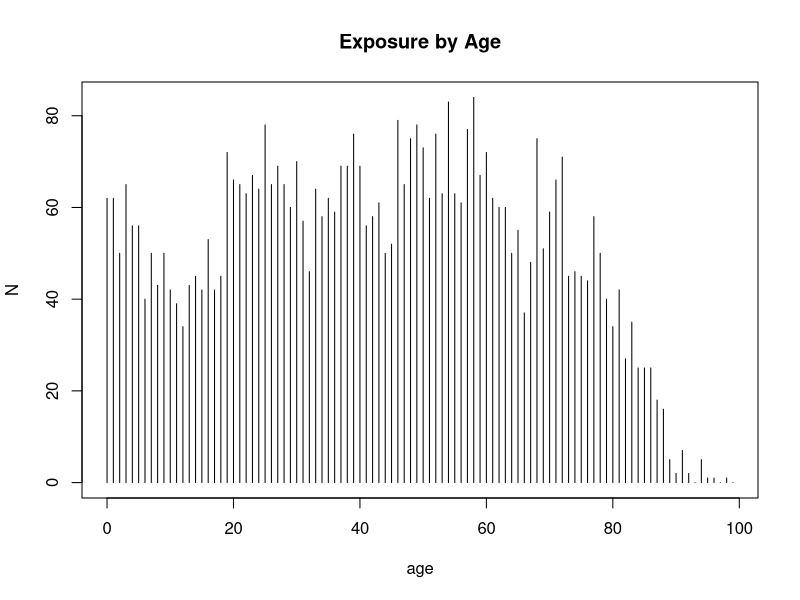
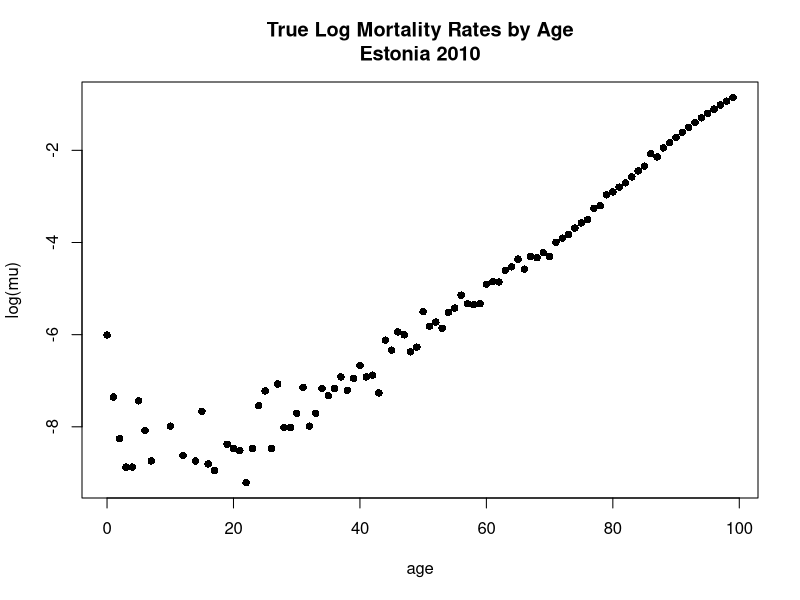
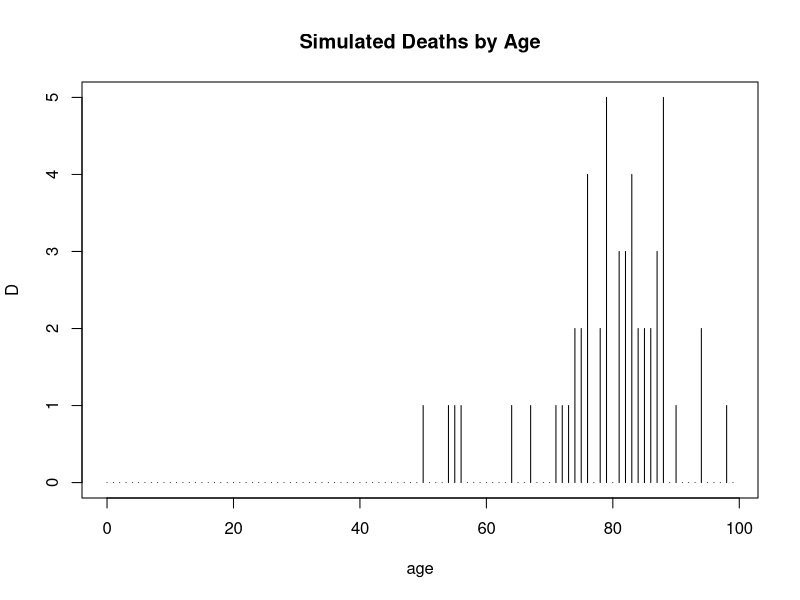
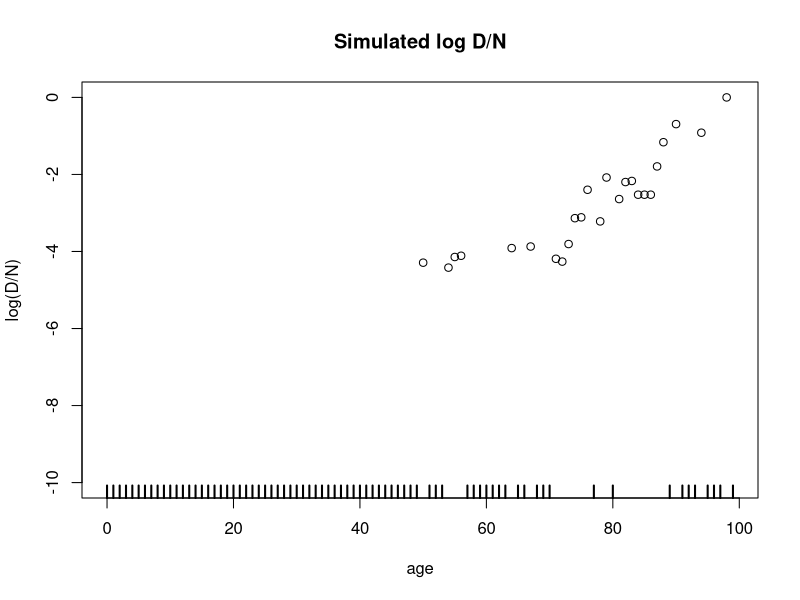
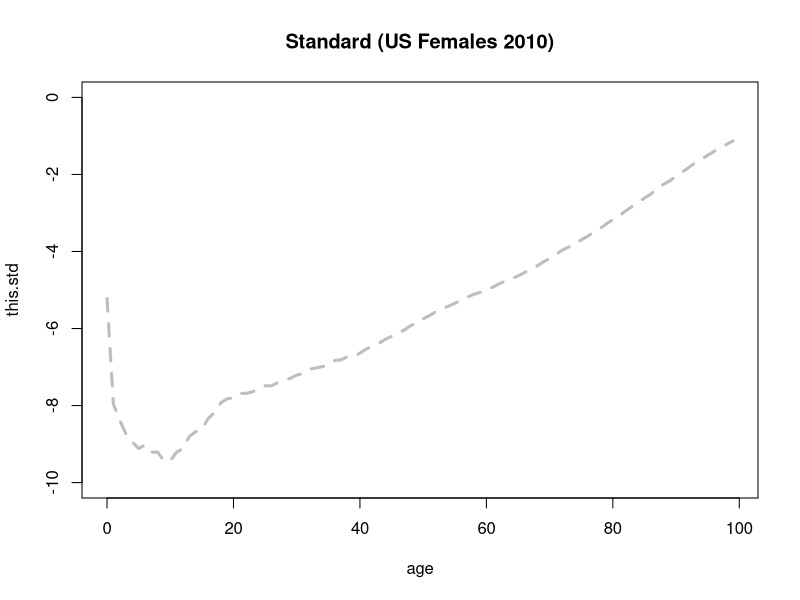
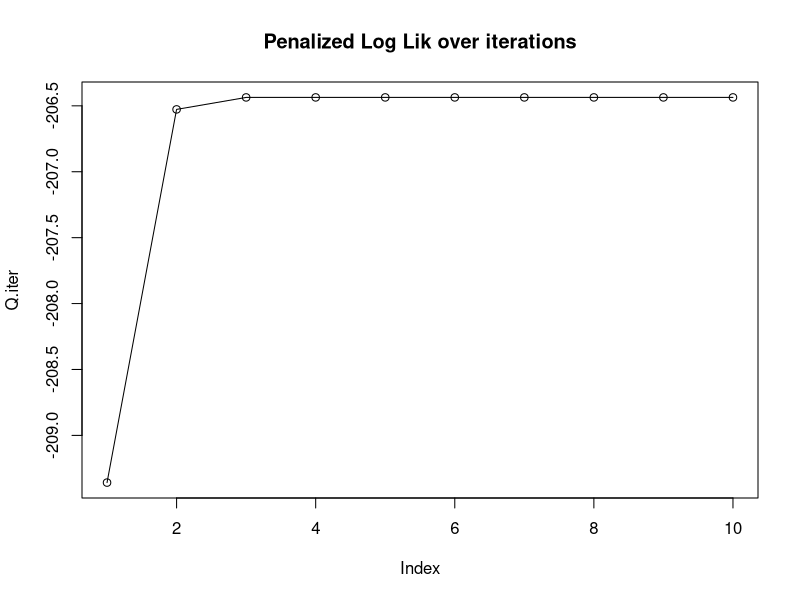
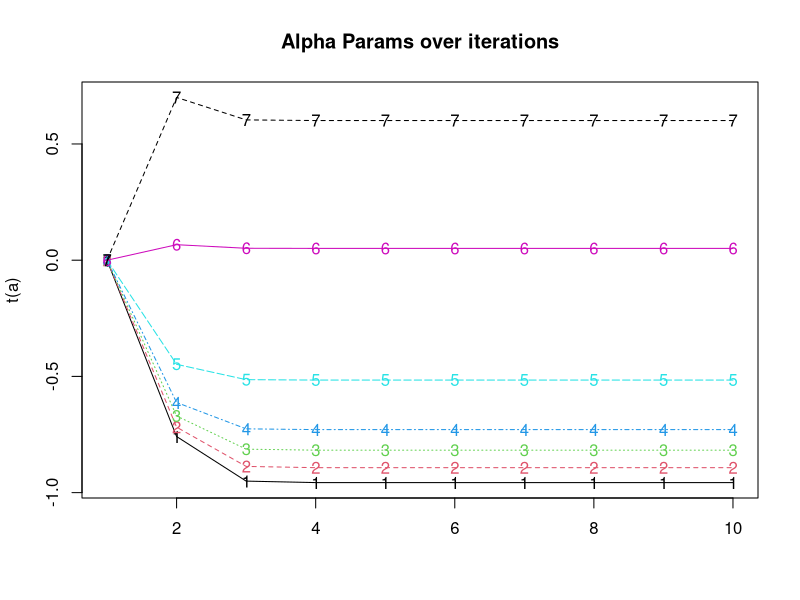
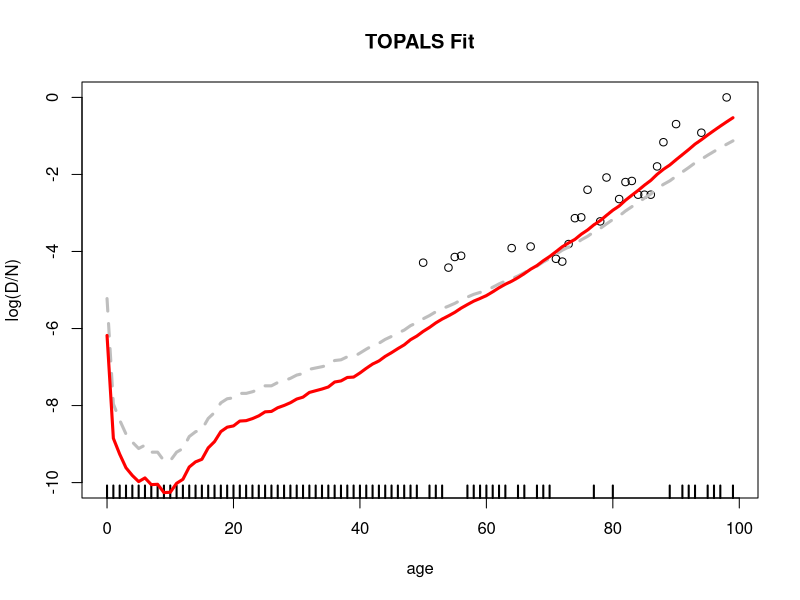

These figures' R source, in order:
## ---- chunk 1
knitr::opts_chunk$set(echo = TRUE)
## ---- chunk 2
N = c(62, 62, 50, 65, 56, 56, 40, 50, 43, 50, 
42, 39, 34, 43, 45, 42, 53, 42, 45, 72, 66, 65, 63, 
67, 64, 78, 65, 69, 65, 60, 70, 57, 46, 64, 58, 62, 
59, 69, 69, 76, 69, 56, 58, 61, 50, 52, 79, 65, 75, 
78, 73, 62, 76, 63, 83, 63, 61, 77, 84, 67, 72, 62, 
60, 60, 50, 55, 37, 48, 75, 51, 59, 66, 71, 45, 46, 
45, 44, 58, 50, 40, 34, 42, 27, 35, 25, 25, 25, 18, 
16, 5, 2, 7, 2, 0, 5, 1, 1, 0, 1, 0)

age = 0:99

plot(age, N, type='h', main = "Exposure by Age")

## ---- chunk 3
mu = c(0.00246, 0.00064, 0.00026, 0.00014, 0.00014, 0.00059, 0.00031, 
0.00016, 0, 0, 0.00034, 0, 0.00018, 0, 0.00016, 0.00047, 0.00015, 
0.00013, 0, 0.00023, 0.00021, 2e-04, 1e-04, 0.00021, 0.00053, 
0.00073, 0.00021, 0.00085, 0.00033, 0.00033, 0.00045, 0.00079, 
0.00034, 0.00045, 0.00077, 0.00066, 0.00077, 0.00099, 0.00074, 
0.00096, 0.00127, 0.00099, 0.00103, 7e-04, 0.0022, 0.00177, 0.00263, 
0.00247, 0.00171, 0.00189, 0.00408, 0.00297, 0.00326, 0.00285, 
0.00402, 0.00441, 0.00584, 0.00485, 0.00475, 0.00484, 0.0074, 
0.00782, 0.00777, 0.01002, 0.0108, 0.01277, 0.01026, 0.0135, 
0.01316, 0.01467, 0.01353, 0.01839, 0.02011, 0.02176, 0.02507, 
0.02801, 0.03008, 0.03849, 0.04071, 0.0516, 0.05487, 0.06088, 
0.06675, 0.07599, 0.08657, 0.09597, 0.12556, 0.11733, 0.14262, 
0.1601, 0.17928, 0.2002, 0.2229, 0.24739, 0.27361, 0.3015, 0.33094, 
0.36176, 0.39377, 0.42671)

plot(age, log(mu), pch=16, main='True Log Mortality Rates by Age\nEstonia 2010')

# trapez approx of life expectancy from a logmx schedule over ages 0..99
e0 = function(logmx) {
  mx = exp(logmx)
  px = exp(-mx)
  lx = c(1,cumprod(px))
  return( sum(head(lx,-1) + tail(lx,-1)) / 2)
}
## ---- chunk 4

set.seed(6447100)   # change this if you want a different random dataset

D = rpois(100, N*mu)

plot( age, D, type='h', main='Simulated Deaths by Age')

plot(age, log(D/N), pch=1, ylim=c(-10,0), main='Simulated log D/N')
rug(age[D==0], lwd=2)
## ---- chunk 5
this.std = c(-5.2232, -7.9576, -8.3774, -8.7403, -8.948, -9.115, -9.028, 
-9.2103, -9.2103, -9.4335, -9.4335, -9.2103, -9.115, -8.8049, 
-8.6797, -8.6226, -8.3349, -8.1807, -7.9294, -7.824, -7.7994, 
-7.6843, -7.6843, -7.6417, -7.5811, -7.4876, -7.4876, -7.4021, 
-7.354, -7.2934, -7.2089, -7.1691, -7.0586, -7.0243, -6.9911, 
-6.9486, -6.8308, -6.8124, -6.7338, -6.7338, -6.6377, -6.5362, 
-6.444, -6.383, -6.2818, -6.2047, -6.1193, -6.0407, -5.9257, 
-5.85, -5.7477, -5.6636, -5.5649, -5.4846, -5.4194, -5.3475, 
-5.2572, -5.1832, -5.1127, -5.0625, -5.0071, -4.9281, -4.8422, 
-4.7689, -4.7094, -4.6356, -4.5497, -4.4542, -4.3788, -4.2723, 
-4.1819, -4.0757, -3.966, -3.8859, -3.8126, -3.6977, -3.6071, 
-3.4917, -3.4016, -3.2834, -3.1696, -3.0791, -2.9481, -2.8382, 
-2.7308, -2.614, -2.5092, -2.371, -2.2583, -2.167, -2.0485, -1.935, 
-1.8211, -1.6996, -1.6052, -1.5011, -1.4032, -1.3082, -1.2165, 
-1.1282)

plot(age, this.std, type='l', ylim=c(-10,0), lty=2, col='grey', 
     lwd=3, main='Standard (US Females 2010)')
## ---- chunk 6
library(splines)
B  = bs( age, knots=c(0,1,10,20,40,70), degree=1)  # linear B-spline basis

## penalized log lik function
Q = function(alpha) {
  logmx.hat = as.numeric( this.std + B %*% alpha)
  penalty = sum(diff(alpha)^2)
  return( sum(D * logmx.hat - N * exp(logmx.hat)) - penalty)
}

## expected deaths function
Dhat = function(alpha) {
  lambda.hat = this.std + B %*% alpha
  return(  as.numeric( N * exp(lambda.hat) ))
}      

## S matrix for penalty
S = matrix(0,6,7) 
diag(S[,1:6]) = -1
diag(S[,2:7]) = +1
SS = crossprod(S)

print(S)
print(SS)

#------------------------------------------------
# iteration function: 
# next alpha vector as a function of current alpha
#------------------------------------------------

next_alpha = function(alpha) {
  dhat = Dhat(alpha)
  M = solve ( t(B) %*% diag(dhat) %*% B + 2*SS)
  v = t(B) %*% (D - dhat) - 2* (SS %*% alpha)
  return( alpha + M %*% v)
}
## ---- chunk 7
# MAIN ITERATION, starting at alpha=0

a = matrix(0, 7, 10)

for (i in 2:ncol(a)) { a[,i] = next_alpha(a[,i-1])}

round(a, 4)

Q.iter = apply(a,2, Q)

plot(Q.iter, type='o', main='Penalized Log Lik over iterations')

matplot(  t(a), type='o',main= 'Alpha Params over iterations')


## ---- chunk 8

fitted.logmx = this.std + B %*% a[,ncol(a)]

## ---- chunk 9

plot( age, log(D/N), ylim=c(-10,0), main='TOPALS Fit')
rug( age[D==0], lwd=2)
lines(age, this.std, type='l', lty=2, col='grey', lwd=3)
lines(age, fitted.logmx, lty=1, col='red', lwd=3)

